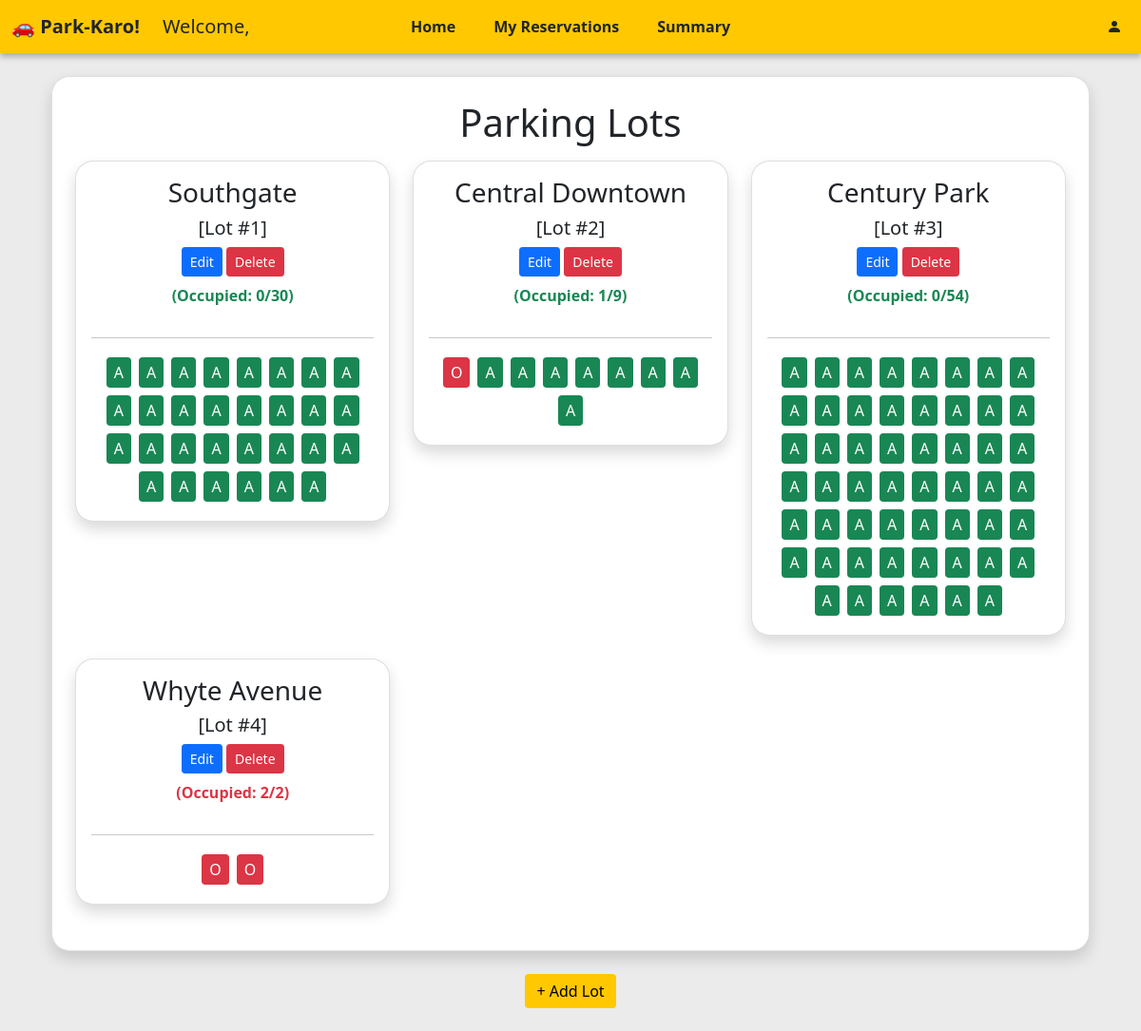
The app's page /admin/dashboard with its own data.
### models/lot.py (models this page shows)
class Lot(db.Model):
    __tablename__ = 'parkinglot'
    id = db.Column(db.Integer, primary_key=True)
    name = db.Column(db.String(50), nullable=False)
    price_per_hour = db.Column(db.Float, nullable=False)
    address = db.Column(db.String(200), nullable=False)
    pincode = db.Column(db.String(10), nullable=False)
    total_spots = db.Column(db.Integer, nullable=False)
    spots = db.relationship('Spot', backref='lot', lazy=True)

### models/spot.py (models this page shows)
class Spot(db.Model):
    __tablename__ = 'parkingspot'
    id = db.Column(db.Integer, primary_key=True)
    lot_id = db.Column(db.Integer, db.ForeignKey('parkinglot.id'), nullable=False)
    spot_number = db.Column(db.String(20), nullable=False)
    status= db.Column(db.Boolean, default=False)
    reservations = db.relationship('Reserve', backref='spot', lazy=True)

### controllers/auth.py (the view)
@api.route("/admin/dashboard")
def admin_dashboard():
    user_id = session.get("user_id")
    user = User.query.get(user_id)
    lots = Lot.query.all()
    return render_template("admin/dashboard.html", lots=lots, user=user, is_admin=True)

### app.py (called while the page is built)
def create_app():
    app = Flask(__name__)
    app.config['SQLALCHEMY_DATABASE_URI'] = 'sqlite:///parking.db'
    app.config['SQLALCHEMY_TRACK_MODIFICATIONS'] = False
    app.secret_key = "shh-its-a-secret"
    db.init_app(app)
    from models import lot, spot, reserve, user
    with app.app_context():
        db.create_all()
        if not User.query.filter_by(id=0).first():
            db.session.add(User(
                id=0,
                name='admin',
                email='admin@email.com',
                password=generate_password_hash('admin'),
                is_admin=True,
            ))
            db.session.commit()
    app.register_blueprint(auth_api)
    @app.route("/")
    def home():
        return render_template("home.html")
    @app.context_processor
    def inject_request():
        return dict(request=request)
    return app

### templates/admin/dashboard.html (shortened to what this page needs)
  {% extends "dash_layout.html" %}
  {% block content %}
  <div class="container mt-4">
    <div class="card shadow rounded p-4">
      <h1 class="mb-3 fw-normal text-center">Parking Lots</h1>
    <div class="row">
      {% for lot in lots %}
      <div class="col-md-4 mb-4">
        <div class="card shadow p-3 rounded">
          <h3 class="card-title fw-normal text-center">{{ lot.name }}<br><h5 class="card-title fw-normal text-center">[Lot #{{ lot.id }}]</h5></h3>
          <div class="text-center mb-2">
            <a href="{{ url_for('auth.edit_lot', lot_id=lot.id) }}" class="btn btn-primary btn-sm">Edit</a>
            <a href="{{ url_for('auth.delete_lot', lot_id=lot.id) }}" class="btn btn-danger btn-sm">Delete</a>
          </div>
          {% set occupied = lot.total_spots - lot.spots | selectattr('status', 'equalto', False) | list | length %}
          {% set is_full = occupied == lot.total_spots %}
          <p class="text-center fw-bold {{ 'text-danger' if is_full else 'text-success' }}">
            (Occupied: {{ occupied }}/{{ lot.total_spots }})
          </p>
          <hr>
          <div class="d-flex flex-wrap justify-content-center">
          {% for spot in lot.spots %}
          {% if not spot.status %}
            <a href="{{ url_for('auth.view_spot', spot_id=spot.id) }}" class="text-dark text-decoration-none">
              <div class="m-1 px-2 py-1 bg-success text-white rounded">A</div>
            </a>
          {% else %}
            <a href="{{ url_for('auth.view_spot', spot_id=spot.id) }}" class="text-dark text-decoration-none">
              <div class="m-1 px-2 py-1 bg-danger text-white rounded">O</div>
            </a>
          {% endif %}
        {% endfor %}
        </div>
        </div>
      </div>
      {% endfor %}
    </div>
  </div>
      <div class="d-flex justify-content-center mt-4 mb-4">
        <a href="{{ url_for('auth.add_lot') }}" class="btn btn-warning">+ Add Lot</a>
      </div>
    </div>
  </div>
  {% endblock %}

### templates/admin/dashboard.html (style rules this page uses)
body { background-color: #ebebeb; }
.card { border-radius: 1.2rem !important; }
.card.shadow { box-shadow: 0 4px 12px rgba(0, 0, 0, 0.1); }
.btn-warning { background-color: #ffc800; border: none; }

### records on screen
Lot: name "Southgate", id "1", occupied "0", total_spots "30"
Lot: name "Central Downtown", id "2", occupied "1", total_spots "9"
Lot: name "Century Park", id "3", occupied "0", total_spots "54"
Lot: name "Whyte Avenue", id "4", total_spots "2"
